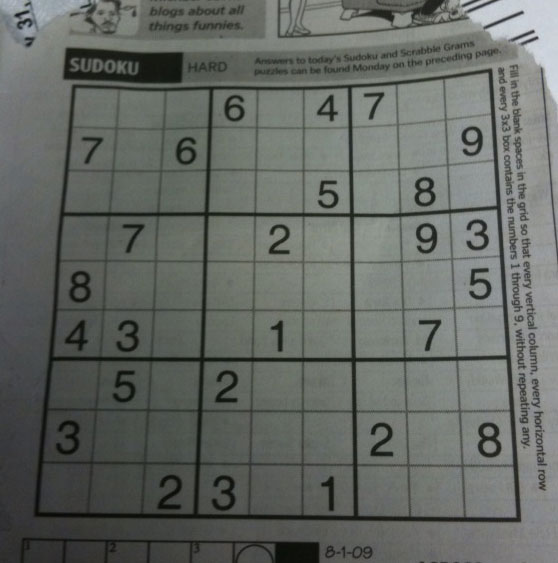
#> input picture capture/sudoku.jpg, 558 x 563 px
$ jupyter execute --allow-errors board_capture.ipynb   (older library calls are emulated)
#> lines starting #> are read from the running program, lines starting #| are printed output that depends on the picture; after the words box and inside, x2 and y2 are one past the last pixel; in counts of white or black regions, pixels touching at a corner belong together
# Sudoku Board Capture Tool
A tool for extracting the numbers from an image of a sudoku board and turning it into a matrix. <br/>
Used in conjunction with the digit recognition CNN and the sudoku solver to solve games of sudoku from an image.

---
## Isolating and Transforming the Board

### Imports

[cell 1]
import cv2
from imutils import contours
import matplotlib.pyplot as plt
import numpy as np
import torch
from torchvision import transforms
from PIL import Image
from cnn import Net
from solver import solve
from scipy import ndimage

### Isolating the Board

Here's the picture I'm working with:

[cell 2]
img = cv2.imread('sudoku.jpg')
#> img is the input picture: shape (563, 558, 3); mean B, G, R 99.5, 104.1, 100
plt.imshow(img)

[cell 3]
# Grayscale and adaptive threshold

img = cv2.GaussianBlur(img, (5, 5), 0)
gray = cv2.cvtColor(img, cv2.COLOR_BGR2GRAY)
mask = np.zeros(gray.shape, np.uint8)
kernel1 = cv2.getStructuringElement(cv2.MORPH_ELLIPSE, (11, 11))

close = cv2.morphologyEx(gray, cv2.MORPH_CLOSE, kernel1)
div = np.float32(gray) / close
isolate = np.uint8(cv2.normalize(div, div, 0, 255, cv2.NORM_MINMAX))
res2 = cv2.cvtColor(isolate, cv2.COLOR_GRAY2BGR)
thresh = cv2.adaptiveThreshold(isolate, 255, 0, 1, 19, 2)
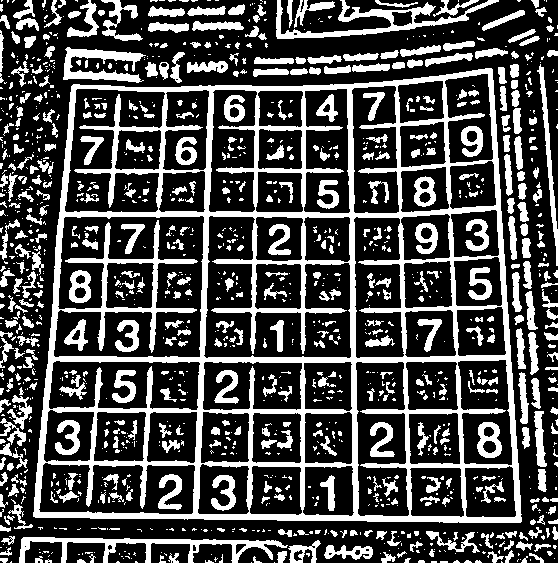
#> thresh: shape (563, 558); 29.8% white; 1281 white regions (815 under 20 px)
_, contour, hier = cv2.findContours(thresh, cv2.RETR_TREE, cv2.CHAIN_APPROX_SIMPLE)
#> contour = 1419 contours, 1003 with area under 20; largest, box (x1, y1, x2, y2) and area: (33, 68, 522, 523) 198708, (53, 215, 205, 358) 16136, (203, 215, 352, 359) 12357, (64, 88, 166, 213) 8297, (355, 361, 410, 517) 7153

# Grab the biggest contour (the board)
max_area = 0
best_cnt = None
for cnt in contour:
    area = cv2.contourArea(cnt)
    if area > 50000:
        if area > max_area:
            max_area = area
            best_cnt = cnt
#> this loop made 1419 passes
#> (area, max_area) on pass 535: (198708.5, 198708.5)
#> area on passes 24, 30, 38, 43, 49, 58: 22, 22, 33.5, 38, 60.5, 50.5
#> after the loop, best_cnt = contour of 230 points, box (x1, y1, x2, y2) (33, 68, 522, 523), area 198708; max_area = 198708.5

# Isolate board
cv2.drawContours(mask, [best_cnt], 0, 255, -1)
#> mask: shape (563, 558); 63.5% white; 1 black region, box (x1, y1, x2, y2) and area: (0, 0, 558, 563) 114549
cv2.drawContours(mask, [best_cnt], 0, 0, 2)
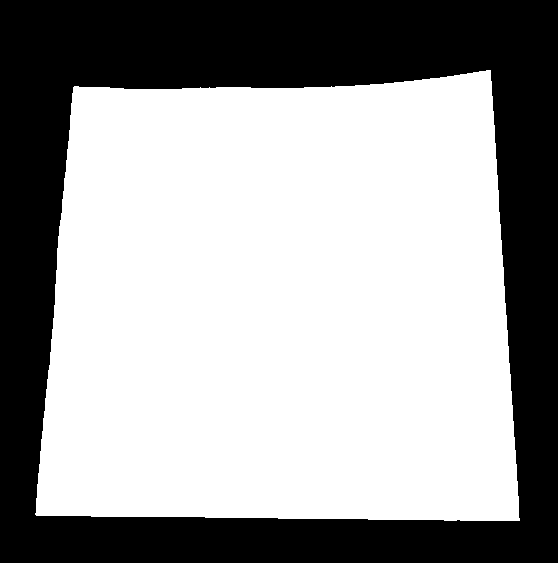
#> mask: shape (563, 558); 62.4% white; 1 black region, box (x1, y1, x2, y2) and area: (0, 0, 558, 563) 118238

isolate = cv2.bitwise_and(isolate, mask)

plt.imshow(isolate, cmap='gray')

### Using a Second Order Derivative Filter to Find the Vertical and Horizontal Lines

#### Vertical lines

[cell 4]
# Obtain vertical contours
kernel_x = cv2.getStructuringElement(cv2.MORPH_RECT, (2, 10))
dx = cv2.Sobel(isolate, cv2.CV_16S, 1, 0)
dx = cv2.convertScaleAbs(dx)
cv2.normalize(dx, dx, 0, 255, cv2.NORM_MINMAX)
_, close = cv2.threshold(dx, 0, 255, cv2.THRESH_BINARY + cv2.THRESH_OTSU)
#> close: shape (563, 558); 10.9% white; 160 white regions (32 under 20 px), largest, box (x1, y1, x2, y2) and area: (345, 85, 361, 517) 3490, (486, 70, 521, 521) 2723, (34, 86, 78, 516) 2718
close = cv2.morphologyEx(close, cv2.MORPH_DILATE, kernel_x, iterations=1)
#> close: shape (563, 558); 18.1% white; 62 white regions

plt.imshow(close, cmap='gray_r')

[cell 5]
# Remove number contours, isolating vertical lines
_, contour, hier = cv2.findContours(close, cv2.RETR_EXTERNAL, cv2.CHAIN_APPROX_SIMPLE)
#> contour = 62 contours, 11 with area under 20; largest, box (x1, y1, x2, y2) and area: (191, 83, 218, 520) 4074, (345, 81, 362, 522) 3944, (34, 82, 81, 521) 3301, (485, 66, 522, 526) 3080, (439, 72, 469, 523) 2842
for cnt in contour:
    x, y, w, h = cv2.boundingRect(cnt)
    if h / w > 5:
        cv2.drawContours(close, [cnt], 0, 255, -1)
    else:
        cv2.drawContours(close, [cnt], 0, 0, -1)
#> this loop made 62 passes
#> (x, y, w, h) on passes 2 to 13: (319, 471, 18, 46), (210, 471, 29, 45), (156, 470, 29, 45), (476, 418, 13, 45), (369, 418, 27, 45), (490, 417, 15, 46), (54, 416, 29, 45), (213, 366, 28, 43), (125, 366, 14, 42), (110, 366, 14, 42), (423, 315, 21, 42), (417, 315, 5, 16)
#> (cnt, x, y, w, h) on passes 1, 39, 40, 42, 44, 45: ([[443, 516], [443, 525], [445, 525], [445, 516]], 443, 516, 3, 10), ([[181, 84], [181, 93], [183, 93], [183, 84]], 181, 84, 3, 10), ([[123, 84], [123, 94], [125, 94], [125, 84]], 123, 84, 3, 11), ([[250, 83], [250, 92], [252, 92], [252, 83]], 250, 83, 3, 10), ([[199, 83], [199, 92], [202, 92], [202, 83]], 199, 83, 4, 10), ([[109, 83], [109, 92], [111, 92], [111, 83]], 109, 83, 3, 10)
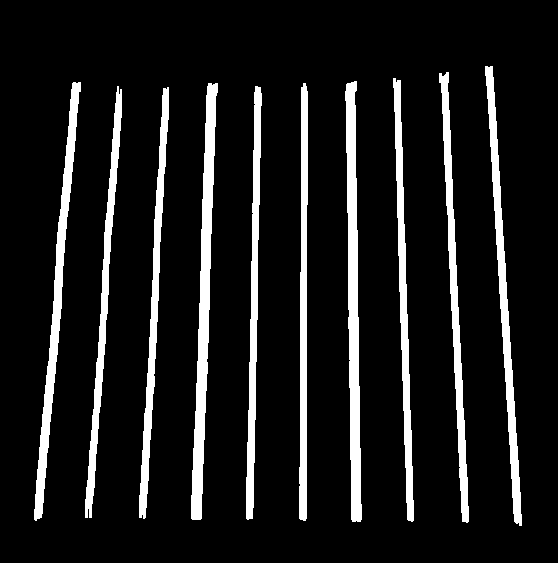
#> close: shape (563, 558); 11.1% white; 10 white regions, largest, box (x1, y1, x2, y2) and area: (191, 83, 218, 520) 4520, (345, 81, 362, 522) 4392, (34, 82, 81, 521) 3746

close_x = cv2.morphologyEx(close, cv2.MORPH_CLOSE, None, iterations=2)
#> close_x: shape (563, 558); 11.1% white; 10 white regions, largest, box (x1, y1, x2, y2) and area: (191, 83, 218, 520) 4527, (345, 81, 362, 522) 4394, (34, 82, 81, 521) 3748

plt.imshow(close_x, cmap='gray_r')

#### Horizontal lines

[cell 6]
# Obtain horizontal contours
kernel_y = cv2.getStructuringElement(cv2.MORPH_RECT, (10, 2))
dy = cv2.Sobel(isolate, cv2.CV_16S, 0, 2)
dy = cv2.convertScaleAbs(dy)
cv2.normalize(dy, dy, 0, 255, cv2.NORM_MINMAX)
ret, close = cv2.threshold(dy, 0, 255, cv2.THRESH_BINARY + cv2.THRESH_OTSU)
#> close: shape (563, 558); 7.5% white; 531 white regions (418 under 20 px), largest, box (x1, y1, x2, y2) and area: (34, 489, 521, 522) 3202, (72, 69, 492, 111) 2187, (51, 344, 201, 364) 1284
#> ret = 65
close = cv2.morphologyEx(close, cv2.MORPH_DILATE, kernel_y)
#> close: shape (563, 558); 15.9% white; 89 white regions

plt.imshow(close, cmap='gray_r')

[cell 7]
# Remove number contours, isolating vertical lines
_, contour, _ = cv2.findContours(close, cv2.RETR_EXTERNAL, cv2.CHAIN_APPROX_SIMPLE)
#> contour = 89 contours, 21 with area under 20; largest, box (x1, y1, x2, y2) and area: (44, 318, 515, 367) 6068, (55, 178, 505, 233) 5304, (30, 473, 526, 523) 5073, (67, 69, 497, 125) 3954, (35, 418, 522, 470) 3734
for cnt in contour:
    x, y, w, h = cv2.boundingRect(cnt)
    if w / h > 5:
        cv2.drawContours(close, [cnt], 0, 255, -1)
    else:
        cv2.drawContours(close, [cnt], 0, 0, -1)
#> this loop made 89 passes
#> (x, y, w, h) on passes 1, 5, 6, 7, 8, 9, 11, 14, 15, 17, 18, 19: (31, 497, 12, 3), (316, 474, 23, 16), (30, 473, 496, 50), (157, 472, 29, 12), (33, 472, 12, 3), (35, 450, 12, 3), (477, 449, 27, 12), (366, 432, 33, 28), (37, 430, 12, 3), (475, 420, 30, 25), (369, 420, 27, 12), (35, 418, 487, 52)
#> (cnt, x, y, w, h) on passes 2, 3, 4, 10, 12, 13: ([[513, 495], [513, 497], [523, 497], [523, 495]], 513, 495, 11, 3), ([[32, 483], [32, 485], [43, 485], [43, 483]], 32, 483, 12, 3), ([[513, 480], [513, 482], [522, 482], [522, 480]], 513, 480, 10, 3), ([[511, 449], [511, 451], [520, 451], [520, 449]], 511, 449, 10, 3), ([[36, 438], [36, 440], [47, 440], [47, 438]], 36, 438, 12, 3), ([[510, 436], [510, 438], [519, 438], [519, 436]], 510, 436, 10, 3)
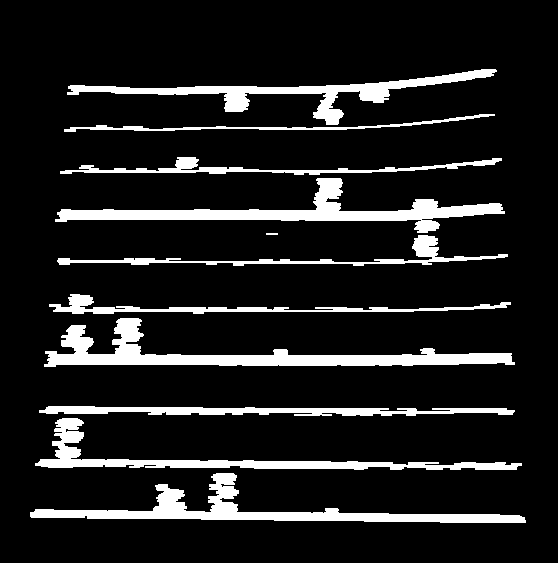
#> close: shape (563, 558); 12% white; 11 white regions, largest, box (x1, y1, x2, y2) and area: (44, 318, 515, 367) 6685, (55, 178, 505, 233) 5860, (30, 473, 526, 523) 5704

close_y = cv2.morphologyEx(close, cv2.MORPH_DILATE, None, iterations=2)
#> close_y: shape (563, 558); 19.2% white; 7 white regions, largest, box (x1, y1, x2, y2) and area: (53, 155, 510, 268) 16531, (33, 404, 524, 472) 12040, (62, 67, 499, 134) 9809

plt.imshow(close_y, cmap='gray_r')

### Obtaining centroids and applying perspective transform

[cell 8]
# Get intersections
isolate = cv2.bitwise_and(close_x, close_y)
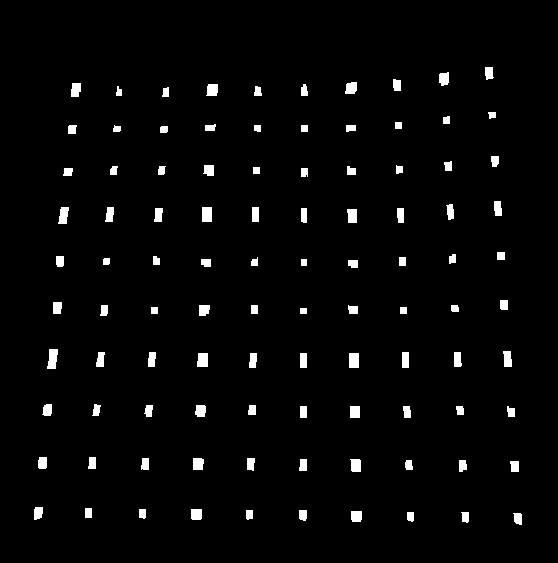
#> isolate: shape (563, 558); 2.7% white; 100 white regions
plt.imshow(isolate, cmap='gray_r')

[cell 9]
# Obtain centroids
_, contour, _ = cv2.findContours(isolate, cv2.RETR_LIST, cv2.CHAIN_APPROX_SIMPLE)
#> contour = 100 contours; largest, box (x1, y1, x2, y2) and area: (47, 349, 58, 369) 142, (349, 353, 359, 368) 126, (202, 207, 212, 222) 126, (197, 353, 208, 367) 122, (58, 207, 69, 224) 116
centroids = []
for cnt in contour:
    mom = cv2.moments(cnt)
    (x, y) = int(mom['m10'] / mom['m00']), int(mom['m01'] / mom['m00'])
    cv2.circle(img, (x, y), 4, (0, 255, 0), -1)
    centroids.append((x, y))
#> this loop made 100 passes
#> (x, y) on passes 1, 2, 3, 4, 5, 6, 7, 8, 10, 11, 12, 13: (517, 518), (465, 516), (410, 516), (356, 515), (302, 514), (248, 514), (196, 513), (142, 513), (37, 512), (514, 465), (462, 465), (408, 464)
#> cnt on passes 24, 25, 31, 32, 36, 41: [[350, 406], [350, 417], [359, 417], [359, 406]], [[300, 406], [300, 417], [306, 417], [306, 406]], [[349, 353], [349, 367], [358, 367], [358, 353]], [[300, 353], [300, 367], [306, 367], [306, 353]], [[402, 352], [402, 367], [408, 367], [408, 352]], [[300, 308], [300, 313], [306, 313], [306, 308]]
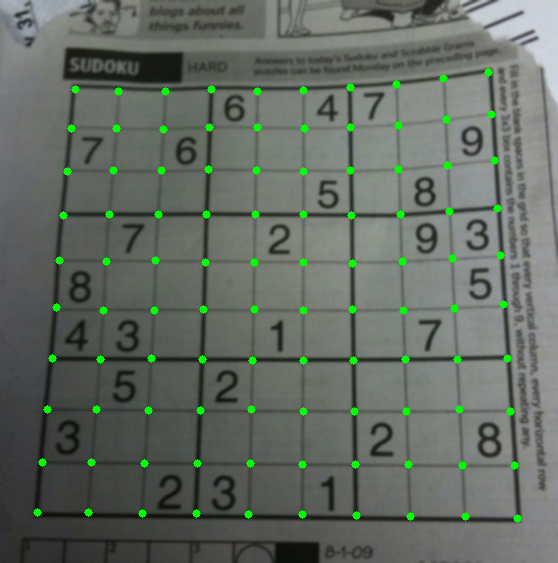
#> img: shape (563, 558, 3); mean B, G, R 98.4, 106.9, 98.9

# Re-order centroids
centroids = np.array(centroids, dtype=np.float32)
c = centroids.reshape((100, 2))
c2 = c[np.argsort(c[:, 1])]
b = np.vstack([c2[i * 10:(i + 1) * 10][np.argsort(c2[i * 10:(i + 1) * 10, 0])] for i in range(10)])
bm = b.reshape((10, 10, 2))

# Apply perspective transform and warp to 450x450
image = np.zeros((450, 450, 3), np.uint8)
for i, j in enumerate(b):
    ri = i // 10
    ci = i % 10
    if ci != 9 and ri != 9:
        src = bm[ri:ri + 2, ci:ci + 2, :].reshape((4, 2))
        dst = np.array([[ci * 50, ri * 50],
                        [(ci + 1) * 50 - 1, ri * 50],
                        [ci * 50, (ri + 1) * 50 - 1],
                        [(ci + 1) * 50 - 1, (ri + 1) * 50 - 1]], np.float32)
        retval = cv2.getPerspectiveTransform(src, dst)
        warp = cv2.warpPerspective(res2, retval, (450, 450))
        image[
        ri * 50:(ri + 1) * 50 - 1,
        ci * 50:(ci + 1) * 50 - 1
        ] = warp[ri * 50:(ri + 1) * 50 - 1, ci * 50:(ci + 1) * 50 - 1].copy()
#> this loop made 100 passes
#> j on passes 1 to 12: [75, 89], [118, 91], [165, 91], [211, 89], [257, 91], [303, 90], [350, 87], [396, 84], [443, 78], [488, 72], [71, 128], [116, 128]
#> pass 1, `warp = cv2.warpPerspective(res2, retval, (450, 450))`:
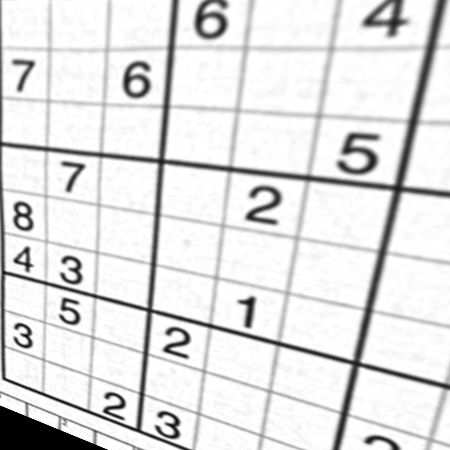
#> warp: shape (450, 450, 3); min 0, max 255, mean 225.3
#> after the loop:
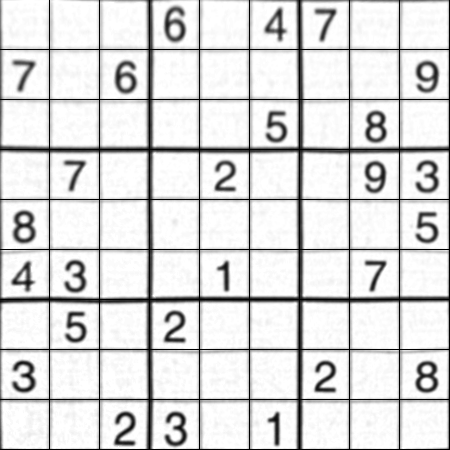
#> image: shape (450, 450, 3); min 0, max 255, mean 219.8

plt.imshow(image)

---
## Isolating the Squares

### Obtaining square contours

[cell 10]
gray = cv2.cvtColor(image, cv2.COLOR_BGR2GRAY)
#> gray: shape (450, 450)
thresh = cv2.adaptiveThreshold(gray, 255, cv2.ADAPTIVE_THRESH_GAUSSIAN_C, cv2.THRESH_BINARY_INV, 57, 5)
#> thresh: shape (450, 450); 20.9% white; 59 white regions (30 under 20 px), largest, box (x1, y1, x2, y2) and area: (0, 0, 450, 450) 32110, (164, 6, 186, 43) 491, (13, 210, 36, 244) 488

# Filter out all numbers and noise to isolate boxes
cnts = cv2.findContours(thresh, cv2.RETR_TREE, cv2.CHAIN_APPROX_SIMPLE)
cnts = cnts[0] if len(cnts) == 2 else cnts[1]
for c in cnts:
    area = cv2.contourArea(c)
    if area < 1000:
        cv2.drawContours(thresh, [c], -1, (0, 0, 0), -1)
#> this loop made 154 passes
#> c on passes 9, 10, 12: [[225, 425], [226, 426], [227, 426], [227, 425]], [[216, 422], [216, 424], [217, 424], [217, 423]], [[73, 418], [73, 419], [74, 419]]
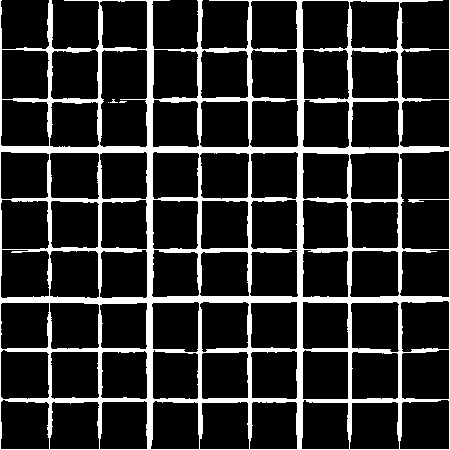
#> thresh: shape (450, 450); 15.8% white; 4 white regions (3 under 20 px), largest, box (x1, y1, x2, y2) and area: (0, 0, 450, 450) 31973

# Fix horizontal and vertical lines
vertical_kernel = cv2.getStructuringElement(cv2.MORPH_RECT, (1, 5))
thresh = cv2.morphologyEx(thresh, cv2.MORPH_CLOSE, vertical_kernel, iterations=9)
#> thresh: shape (450, 450); 17.5% white; 3 white regions (2 under 20 px), largest, box (x1, y1, x2, y2) and area: (0, 0, 450, 450) 35432
horizontal_kernel = cv2.getStructuringElement(cv2.MORPH_RECT, (5, 1))
thresh = cv2.morphologyEx(thresh, cv2.MORPH_CLOSE, horizontal_kernel, iterations=4)
#> thresh: shape (450, 450); 18.6% white; 1 white region, box (x1, y1, x2, y2) and area: (0, 0, 450, 450) 37570

plt.imshow(thresh, cmap='gray_r')

### Sorting the contours and appending them to a 9x9 matrix

[cell 11]
invert = 255 - thresh
cnts = cv2.findContours(invert, cv2.RETR_TREE, cv2.CHAIN_APPROX_SIMPLE)
cnts = cnts[0] if len(cnts) == 2 else cnts[1]
cnts, _ = contours.sort_contours(cnts, method="top-to-bottom")

sudoku_rows = []
row = []
for (i, c) in enumerate(cnts, 1):
    area = cv2.contourArea(c)
    if area < 50000:
        row.append(c)
        if i % 9 == 0:
            cnts, _ = contours.sort_contours(row, method="left-to-right")
            sudoku_rows.append(cnts)
            row = []
#> this loop made 81 passes
#> c on passes 15, 21, 22, 23, 26, 32, 33, 34, 41, 53, 54, 57: [[304, 52], [304, 97], [346, 97], [346, 52]], [[353, 102], [353, 146], [397, 146], [397, 102]], [[252, 102], [252, 146], [296, 146], [296, 102]], [[202, 102], [202, 146], [247, 146], [247, 102]], [[304, 103], [304, 146], [347, 146], [347, 103]], [[153, 153], [153, 196], [196, 196], [196, 153]], [[102, 153], [102, 197], [145, 197], [145, 153]], [[52, 153], [52, 197], [96, 197], [96, 153]], [[252, 202], [252, 247], [295, 247], [295, 202]], [[252, 253], [252, 295], [296, 295], [296, 253]], [[154, 253], [154, 295], [196, 295], [196, 253]], [[303, 303], [303, 347], [346, 347], [346, 303]]

squares = []
for row in sudoku_rows:
    for cc in row:
        x, y, w, h = cv2.boundingRect(cc)
        squares.append(image[y:y + h, x:x + w])
#> this loop made 9 passes

#> (the rest of this cell did not finish here and is left out)

---
## Example images

[cell 12]
# Initial image
plt.imshow(squares[0][3])
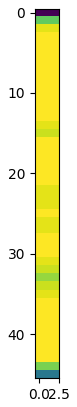
#> figure drawn by matplotlib, 1 panel
